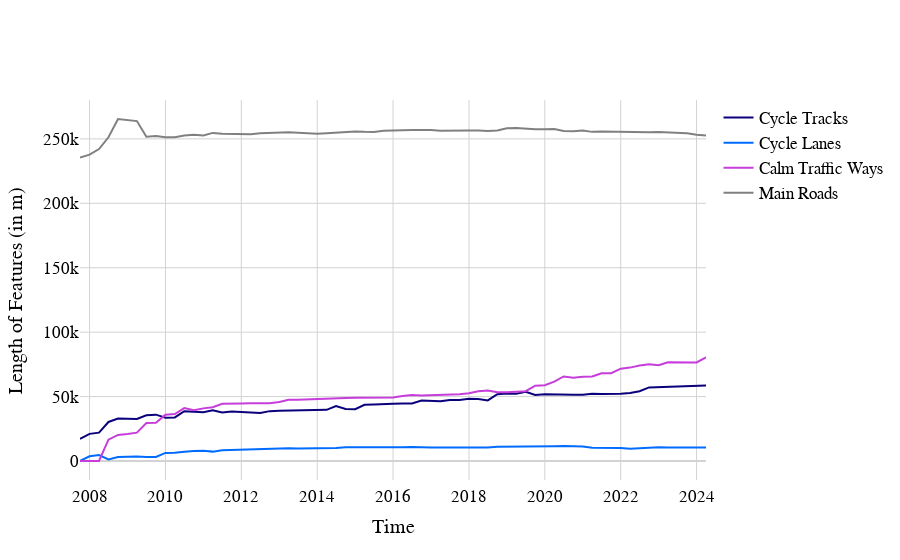

Here is the notebook cell this chart was saved with:
### Markdown cell above
### Length of Features
Quarterly time series from every first day of every 3rd month to the present, for each class of infrastructure.

### Code cell
load_plot(
    gjson_area,
    "https://api.ohsome.org/v1/elements/length",
    querydict=dict_opwizquerries,
    ylabel="Length of Features (in m)",
    roads=w.value,
)
